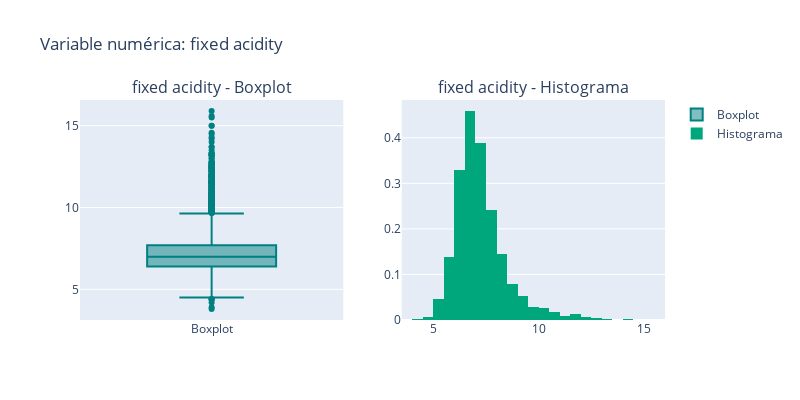
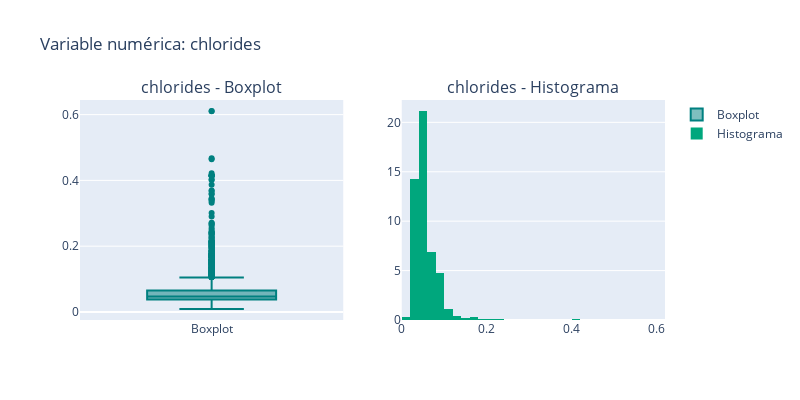
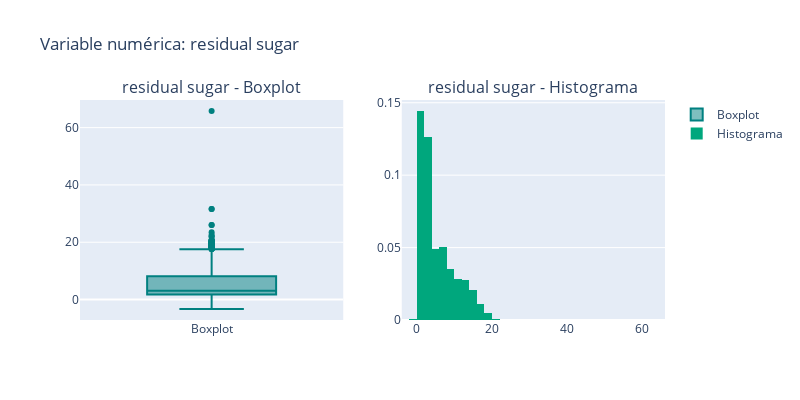
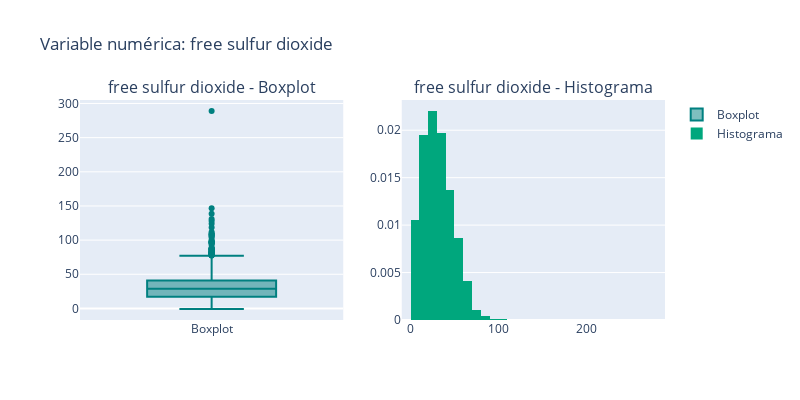

Notebook code cell kept with these figures, in order:
### Markdown cell above
Exploración de distribución de cada variable para la detección de valores atípicos (primer acercamiento).

### Code cell
analisis.plot_num()

### Figure 1 — Plotly figure (JSON) as saved in the notebook; plotly's stock layout.template omitted (floating-point values rounded to 4 significant figures; data arrays with more than 128 entries replaced by an {"elided": "..."} marker saying what was removed)
{"data": [{"marker": {"color": "#008080"}, "name": "Boxplot", "type": "box", "xaxis": "x", "y": {"elided": "6497 float values"}, "yaxis": "y"}, {"histnorm": "probability density", "marker": {"color": "#00a77d"}, "name": "Histograma", "nbinsx": 50, "type": "histogram", "x": {"elided": "6497 float values"}, "xaxis": "x2", "yaxis": "y2"}], "layout": {"annotations": [{"font": {"size": 16}, "showarrow": false, "text": "fixed acidity - Boxplot", "x": 0.225, "xanchor": "center", "xref": "paper", "y": 1, "yanchor": "bottom", "yref": "paper"}, {"font": {"size": 16}, "showarrow": false, "text": "fixed acidity - Histograma", "x": 0.775, "xanchor": "center", "xref": "paper", "y": 1, "yanchor": "bottom", "yref": "paper"}], "height": 400, "title": {"text": "Variable numérica: fixed acidity"}, "width": 800, "xaxis": {"anchor": "y", "domain": [0, 0.45]}, "xaxis2": {"anchor": "y2", "domain": [0.55, 1]}, "yaxis": {"anchor": "x", "domain": [0, 1]}, "yaxis2": {"anchor": "x2", "domain": [0, 1]}}}

### Figure 2 — Plotly figure (JSON) as saved in the notebook; plotly's stock layout.template omitted (floating-point values rounded to 4 significant figures; data arrays with more than 128 entries replaced by an {"elided": "..."} marker saying what was removed)
{"data": [{"marker": {"color": "#008080"}, "name": "Boxplot", "type": "box", "xaxis": "x", "y": {"elided": "6497 float values"}, "yaxis": "y"}, {"histnorm": "probability density", "marker": {"color": "#00a77d"}, "name": "Histograma", "nbinsx": 50, "type": "histogram", "x": {"elided": "6497 float values"}, "xaxis": "x2", "yaxis": "y2"}], "layout": {"annotations": [{"font": {"size": 16}, "showarrow": false, "text": "chlorides - Boxplot", "x": 0.225, "xanchor": "center", "xref": "paper", "y": 1, "yanchor": "bottom", "yref": "paper"}, {"font": {"size": 16}, "showarrow": false, "text": "chlorides - Histograma", "x": 0.775, "xanchor": "center", "xref": "paper", "y": 1, "yanchor": "bottom", "yref": "paper"}], "height": 400, "title": {"text": "Variable numérica: chlorides"}, "width": 800, "xaxis": {"anchor": "y", "domain": [0, 0.45]}, "xaxis2": {"anchor": "y2", "domain": [0.55, 1]}, "yaxis": {"anchor": "x", "domain": [0, 1]}, "yaxis2": {"anchor": "x2", "domain": [0, 1]}}}

### Figure 3 — Plotly figure (JSON) as saved in the notebook; plotly's stock layout.template omitted (floating-point values rounded to 4 significant figures; data arrays with more than 128 entries replaced by an {"elided": "..."} marker saying what was removed)
{"data": [{"marker": {"color": "#008080"}, "name": "Boxplot", "type": "box", "xaxis": "x", "y": {"elided": "6497 float values"}, "yaxis": "y"}, {"histnorm": "probability density", "marker": {"color": "#00a77d"}, "name": "Histograma", "nbinsx": 50, "type": "histogram", "x": {"elided": "6497 float values"}, "xaxis": "x2", "yaxis": "y2"}], "layout": {"annotations": [{"font": {"size": 16}, "showarrow": false, "text": "residual sugar - Boxplot", "x": 0.225, "xanchor": "center", "xref": "paper", "y": 1, "yanchor": "bottom", "yref": "paper"}, {"font": {"size": 16}, "showarrow": false, "text": "residual sugar - Histograma", "x": 0.775, "xanchor": "center", "xref": "paper", "y": 1, "yanchor": "bottom", "yref": "paper"}], "height": 400, "title": {"text": "Variable numérica: residual sugar"}, "width": 800, "xaxis": {"anchor": "y", "domain": [0, 0.45]}, "xaxis2": {"anchor": "y2", "domain": [0.55, 1]}, "yaxis": {"anchor": "x", "domain": [0, 1]}, "yaxis2": {"anchor": "x2", "domain": [0, 1]}}}

### Figure 4 — Plotly figure (JSON) as saved in the notebook; plotly's stock layout.template omitted (floating-point values rounded to 4 significant figures; data arrays with more than 128 entries replaced by an {"elided": "..."} marker saying what was removed)
{"data": [{"marker": {"color": "#008080"}, "name": "Boxplot", "type": "box", "xaxis": "x", "y": {"elided": "6497 float values"}, "yaxis": "y"}, {"histnorm": "probability density", "marker": {"color": "#00a77d"}, "name": "Histograma", "nbinsx": 50, "type": "histogram", "x": {"elided": "6497 float values"}, "xaxis": "x2", "yaxis": "y2"}], "layout": {"annotations": [{"font": {"size": 16}, "showarrow": false, "text": "free sulfur dioxide - Boxplot", "x": 0.225, "xanchor": "center", "xref": "paper", "y": 1, "yanchor": "bottom", "yref": "paper"}, {"font": {"size": 16}, "showarrow": false, "text": "free sulfur dioxide - Histograma", "x": 0.775, "xanchor": "center", "xref": "paper", "y": 1, "yanchor": "bottom", "yref": "paper"}], "height": 400, "title": {"text": "Variable numérica: free sulfur dioxide"}, "width": 800, "xaxis": {"anchor": "y", "domain": [0, 0.45]}, "xaxis2": {"anchor": "y2", "domain": [0.55, 1]}, "yaxis": {"anchor": "x", "domain": [0, 1]}, "yaxis2": {"anchor": "x2", "domain": [0, 1]}}}
